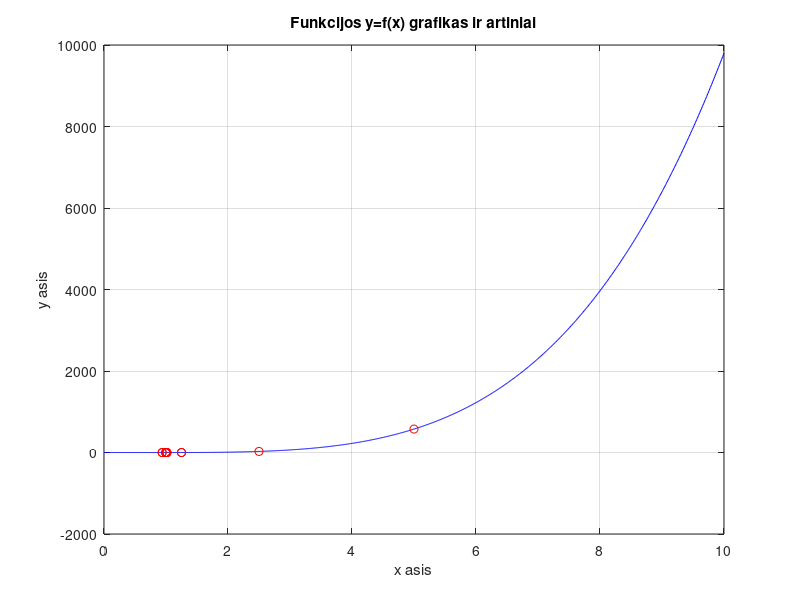

The MATLAB script that drew this image:
function DalijimasPusiauPvz
% Dalijimo pusiau metodu randamas funkcijos f(x) minimumas intervale [l,r].

f=@(x)(x.^2-1).^2-1;
l=0;   % apatinis intervalo rezis
r=10;  % desinysis intervalo rezis

epsilon=10^(-4); %tikslumas

k=1; %iteraciju skaitliukas
kmax=100; % maksimalus iteraciju skaitliukas

%Funkcijos grafiko y=f(x) braizymas
x=l:0.01:r;
y=f(x);
plot(x,y,'b');
grid on;
xlabel('x asis');
ylabel('y asis');
title(['Funkcijos y=f(x) grafikas ir artiniai']);


%Metodo realizavimas
L=r-l;      %intervalo ilgis
xm=(l+r)/2; %intervalo vidurio taskas
ym=f(xm);

disp(['     xm        ym        k         funkc. kviet. sk']);

format short   % Jeigu noresi trumpesnio formato, uzkomentuok eilute :)
while L>= epsilon
      disp([xm, ym, k, 2*k+1]);
      hold on;
      plot(xm, ym, 'ro');
      
      x1=l+L/4; y1=f(x1);
      x2=r-L/4; y2=f(x2);      
      
      if y1 < ym
          r = xm;
          xm = x1;
          ym = y1;
          % ciklas tesiasi
      elseif y2 < ym
          l = xm;
          xm = x2;
          ym = y2;
      else
          l = x1;
          r = x2;
      end
            
           

      
          
          
      if k==kmax
          disp(['Pasiektas maksimalus iteraciju skaicius k=', num2str(kmax)]);
          break
      end   
      
      k=k+1;
      L=r-l;
end
end


    
    
     















